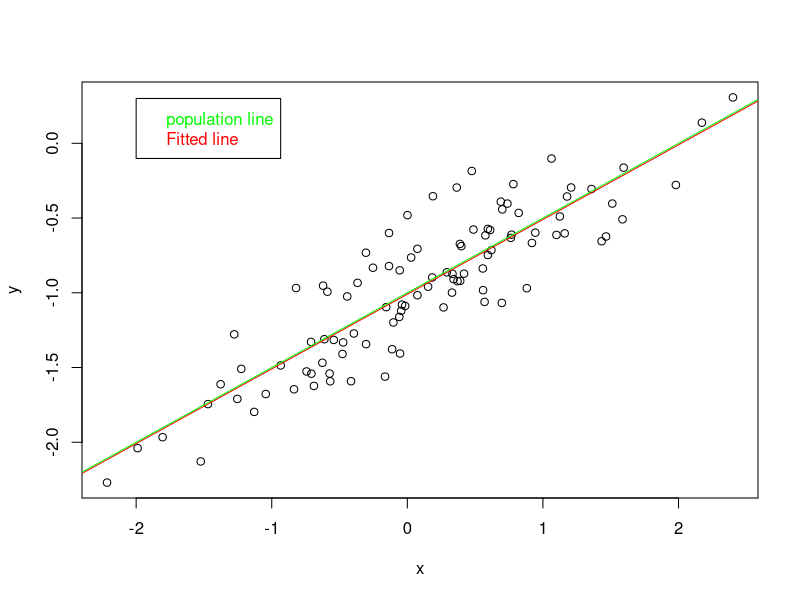
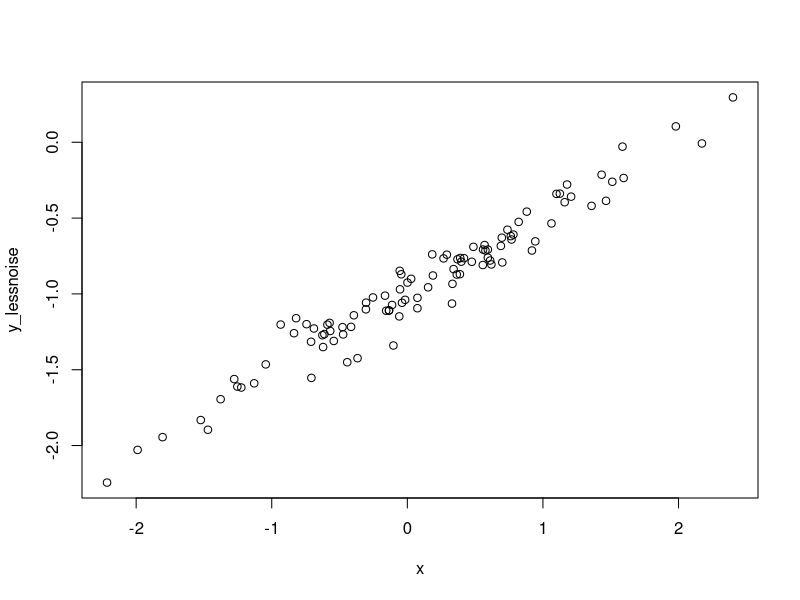
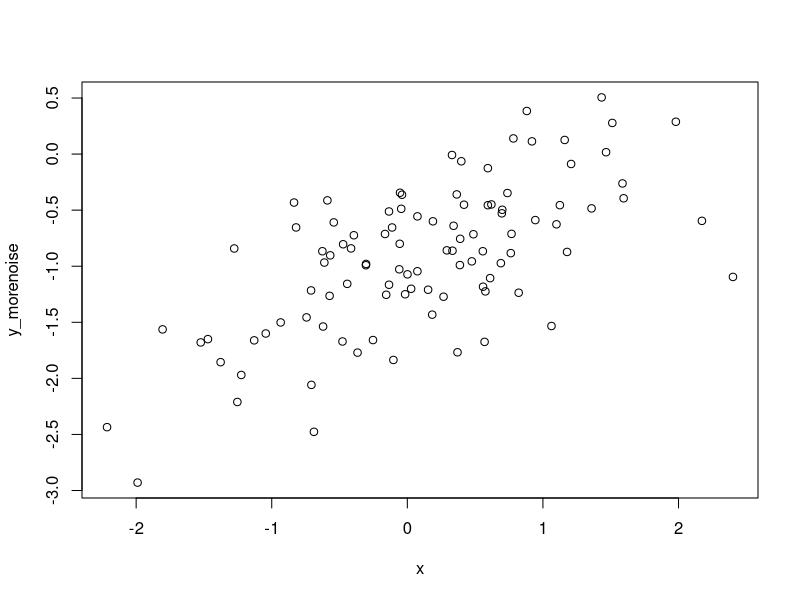

R code for these plots, in order:
# (a)
# set.seed(1) for consistent random number generation

set.seed(1)
x=rnorm(100)

# (b)
eps = rnorm(100,mean = 0,sd =0.25)

# (c)
y = -1 + 0.5*x + eps

# length of y,is 100
length(y)
# In the above linear model beta0 = -1 and beta1 = 0.5


# (d)
# scatterplot of x and y
plot(x,y)
# we observe that there are lot of points centered around x=0 and y=-1
# As x is normal distribution(mean = 0 and sd = 1) this means we expect many values of x to be around 0
# So we get lot of points around x=0

# (e)
# fitting a linear model for y onto x (without using eps)

model1 = lm(y~x)
summary(model1)
# beta0estimate = -1.00942,Actual beta0 = -1 ; beta1estimate = 0.49973,Actual beta1 = 0.5
# Rsquared is 0.77 which is low (because we got eps that we didn't consider in the model fitted)

# (f)
?abline
abline(model1,lwd = 1,col = "red")
abline(-1,0.5,lwd = 1,col = "green")
# To add legends; General Syntax
# legend(x="x coordinate where top left corner of legend should be",  y="y coordinate where top left is",
#           legend=c("what you wanna write"), col=c("colors that will be assigned respectievely to what you wrote before"))
?legend
legend(x=-2,y=0.3,legend = c("population line","Fitted line"),text.col = c("green","red"))


# (g)
# fitting y onto x and x^2 as well
model2 = lm(y~x+I(x^2))
summary(model2)
# The p value of x^2 is 0.16 which suggest that we cannot reject null hypothesis of its coefficient being zero
# So quadratic fit is not a good model,and x^2 term is not a good feature


# (h)
# lets have less noise and fit data to that
# So we have to modify eps() variance and set it less
# previously it is 0.25 lets set it to 0.1
eps_less = rnorm(100,mean = 0,sd= 0.1)
y_lessnoise = -1 + 0.5*x + eps_less

plot(x,y_lessnoise)
model_lessnoise = lm(y_lessnoise~x)
summary(model_lessnoise)
# beta0estimate = -0.997,actual = -1 ; beta1estimate = 0.5021,actual = 0.5
# Rsquared is 0.95 which is very good,by decreasing the sd of error in y from 0.25 to 0.1 we increased Rsquared from 0.77 to 0.95


# (i)
# Now with more noise in eps
eps_more = rnorm(100,mean = 0,sd=0.5)
y_morenoise = -1+0.5*x+eps_more

plot(x,y_morenoise)
model_morenoise = lm(y_morenoise~x)
summary(model_morenoise)
# beta0estimate = -0.971,actual = -1 ; beta1estimate = 0.472,actual = 0.5
# Rsquared is 0.42 which is very less,by increasing sd from 0.25 to 0.5 we have decrease in Rsquared from 0.77 to 0.42
# We can say that error on Y is very very important to fit a data

# confident intervals on original
confint(model1)

# confident intervals on less noisy data
confint(model_lessnoise)

# confident interval on more noisy data
confint(model_morenoise)

# The less noisy a dataset is more accurate the confident interval will be



